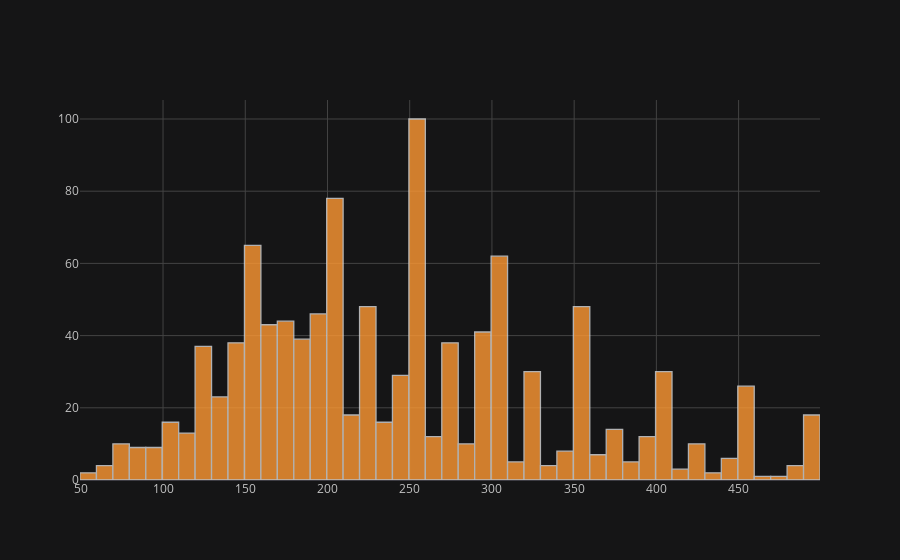

Notebook cell for this chart:
### Code cell
Airbnb_selected.price.iplot(kind = 'histogram',bins=50)

### Figure 1 — Plotly figure (JSON) as saved in the notebook; plotly's stock layout.template omitted (floating-point values rounded to 4 significant figures; data arrays with more than 128 entries replaced by an {"elided": "..."} marker saying what was removed)
{"data": [{"histfunc": "count", "histnorm": "", "marker": {"color": "rgba(255, 153, 51, 1.0)", "line": {"color": "#D9D9D9", "width": 1.3}}, "name": "price", "nbinsx": 50, "opacity": 0.8, "orientation": "v", "type": "histogram", "uid": "e1efaddb-5a36-4eef-a20a-12d756e4fe25", "x": {"elided": "1173 int values"}}], "layout": {"barmode": "overlay", "legend": {"bgcolor": "#151516", "font": {"color": "#D9D9D9"}}, "paper_bgcolor": "#151516", "plot_bgcolor": "#151516", "titlefont": {"color": "#D9D9D9"}, "xaxis": {"gridcolor": "#434343", "showgrid": true, "tickfont": {"color": "#C2C2C2"}, "title": "", "titlefont": {"color": "#D9D9D9"}, "zerolinecolor": "#666570"}, "yaxis": {"gridcolor": "#434343", "showgrid": true, "tickfont": {"color": "#C2C2C2"}, "title": "", "titlefont": {"color": "#D9D9D9"}, "zerolinecolor": "#666570"}}}
